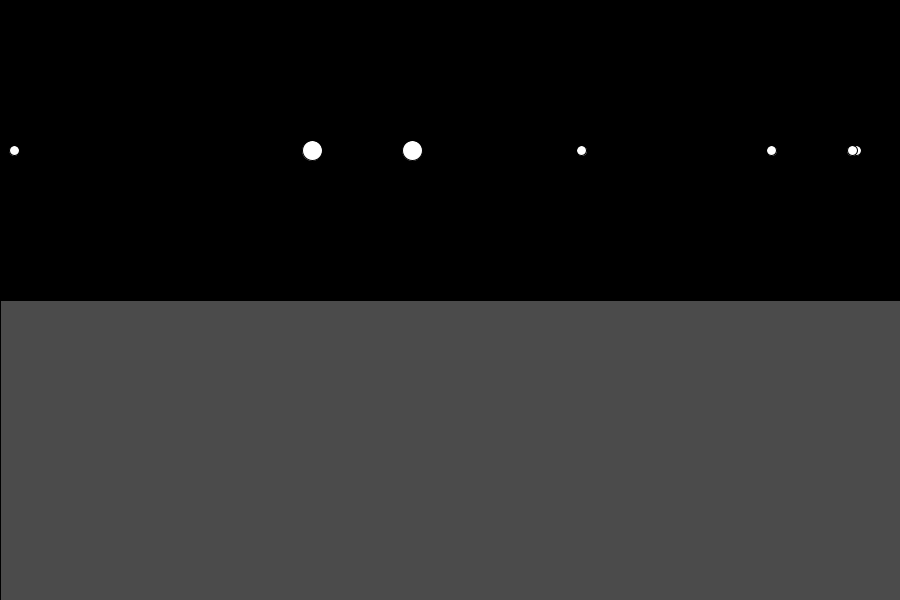
Frame 1 (no input)
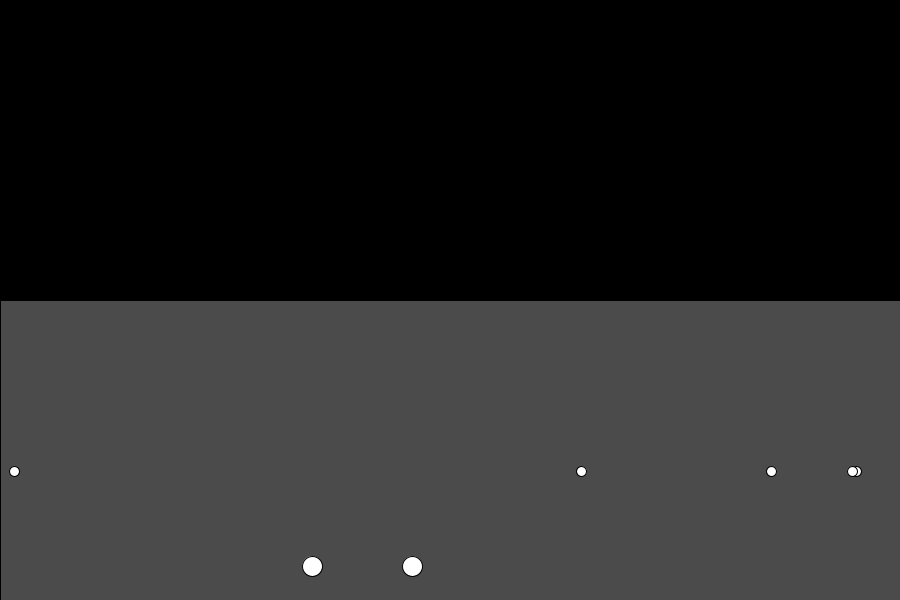
Frame 60 (the mouse pressed at the canvas centre just before this capture)
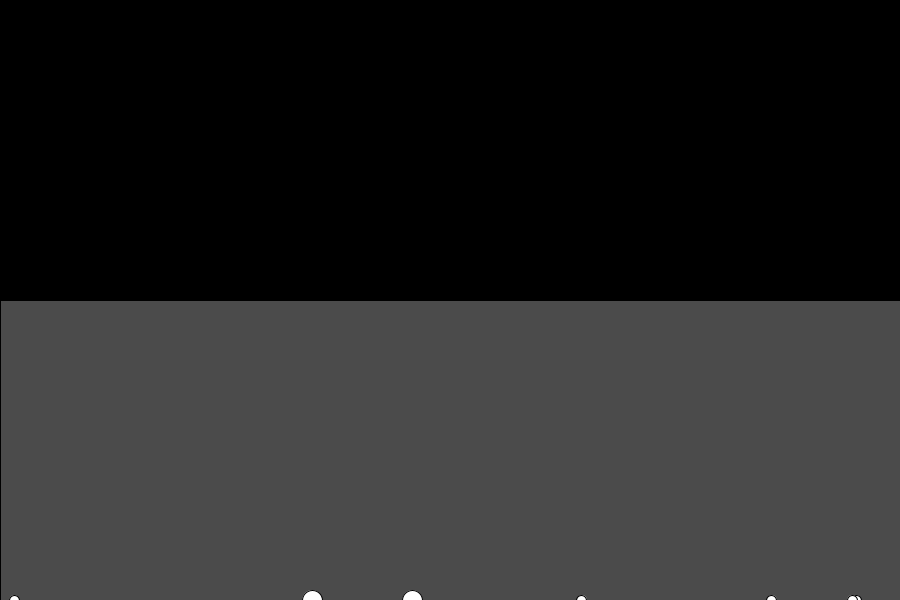
Frame 120 (the mouse held since frame 60 and released just before this capture)

The Processing sketch that drew these frames (run headless with seeded random() and noise(); from frame 60 on, the mouse is pressed at the canvas centre):

// Processing sketch: Friction_Drag
// ── Friction_Drag.pde
class Fluid{
  float dragCoefficient;
  float x,y,w,h;
  
  Fluid(float _dragCoefficient) {
    dragCoefficient = _dragCoefficient;
    x = 0;
    y = height/2;
    w = width;
    h = height/2;
  }
  
  void display() {
    fill(75);
    rect(x,y,w,h);
  }
}

class Ball{
  PVector location, velocity, acceleration;
  int mass;
  
  Ball(){
    location = new PVector(random(width), height/4);
    velocity = new PVector(0, 0);
    acceleration = new PVector(0, 0);
    mass = (int)random(5);
  }
  
  void applyForce(PVector _force){
    PVector force = PVector.div(_force, mass);
    acceleration.add(force);
  }
  
  void update(){
    velocity.add(acceleration);
    //velocity.limit(20);
    location.add(velocity);
    acceleration.mult(0);
  }
 
  void checkEdges(){
    if (location.x > width) {
      location.x = width;
      velocity.x *= -1;
    } else if (location.x < 0) {
      velocity.x *= -1;
      location.x = 0;
    }
    
    if (location.y > height) {
      location.y = height;
      velocity.y *= -1;
    }
  }
  
  boolean isInsideFluid(Fluid _fluid){
    if (location.x > _fluid.x && 
        location.x < _fluid.x + _fluid.w && 
        location.y > _fluid.y && 
        location.y < _fluid.y + _fluid.h)return true;
    else return false;
  }
  
  void createDrag(Fluid _fluid){
    float speed = velocity.mag();
    float dragMagnitude = _fluid.dragCoefficient * speed * speed;
    PVector drag = velocity.get();
    drag.setMag(-1);
    drag.mult(dragMagnitude);  
    applyForce(drag);
  }
  
  void display(){
    fill(255);
    ellipse(location.x, location.y, mass*10, mass*10);
  }
}

Ball[] balls = new Ball[10];
Fluid fluid;

void initialize(){
  for(int i=0; i<balls.length; i++) balls[i] = new Ball();
}

void setup(){
  size(900, 600);
  initialize();  
  fluid = new Fluid(0.05);
}

void draw(){
  background(0);
  fluid.display();
  
  for(int i=0; i<balls.length; i++){
    // the force
    // of gravity is calculated relative to an object’s mass. The bigger the object, the stronger the
    // force. So if the force is scaled according to mass, it is canceled out when acceleration is
    // divided by mass. 
    PVector gravity = new PVector(0, 0.9).mult(balls[i].mass); // F = A x M
    balls[i].applyForce(gravity);
    
    if(key == 'w'){
      PVector wind = new PVector(0.08,0);
      balls[i].applyForce(wind);
    }
    
    float u = 0.09;
    float N = 1;
    PVector friction = balls[i].velocity.get();
    friction.setMag(-1);     // -1 x v
    friction.mult(u * N); // u x N
    balls[i].applyForce(friction);
    
    if(balls[i].isInsideFluid(fluid))balls[i].createDrag(fluid);
    
    balls[i].update();
    balls[i].checkEdges();
    balls[i].display();
  }
}

void keyPressed() {
  if(key == 'r') initialize();  
}
